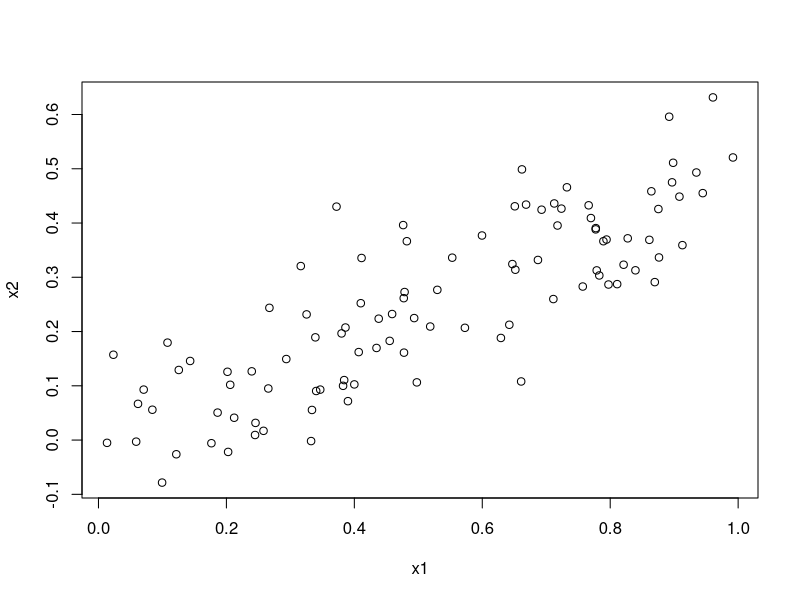
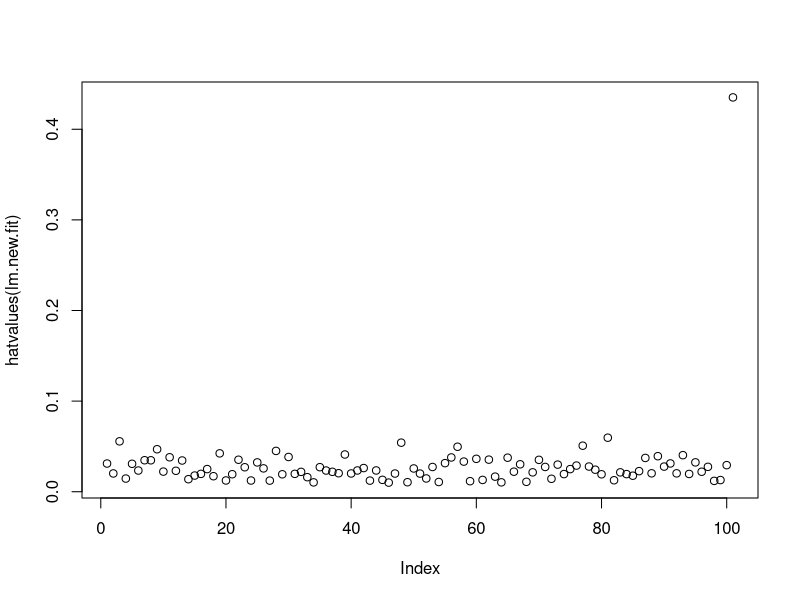
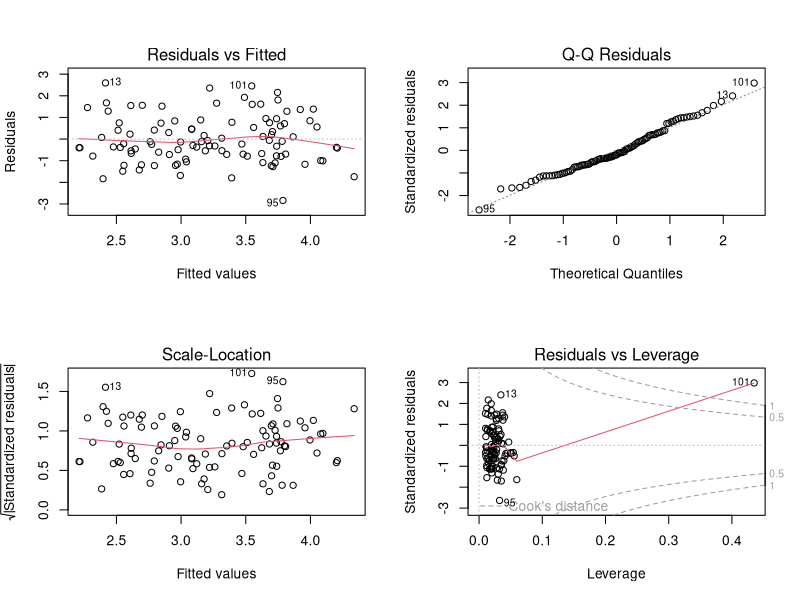

The R source for these figures, in order:
## ---- chunk 1
knitr::opts_chunk$set(echo = TRUE)
## ---- chunk 2
set.seed(0) # Setting the random seed
## ---- chunk 3
x1 = runif(100)
## ---- chunk 4
x2 = 0.5*x1 + rnorm(100)/10
## ---- chunk 5
y = 2 + 2*x1 + 0.3*x2 + rnorm(100)
## ---- chunk 6
plot(x1, x2)
## ---- chunk 7
cor(x1, x2) # 0.8324
## ---- chunk 8
lm.fit = lm(y~x1+x2)
## ---- chunk 9
summary(lm.fit)
## ---- chunk 10
library(car)
vif(lm.fit)
## ---- chunk 11
lm.x1 = lm(y~x1)
## ---- chunk 12
summary(lm.x1)
## ---- chunk 13
lm.x2 = lm(y~x2)
## ---- chunk 14
summary(lm.x2)
## ---- chunk 15
x1 = c(x1, 0.1)
x2 = c(x2, 0.8)
y = c(y, 6)
## ---- chunk 16
lm.new.fit = lm(y~x1+x2)
summary(lm.new.fit)
## ---- chunk 17
lm.new.x1 = lm(y~x1)
## ---- chunk 18
summary(lm.new.x1)
## ---- chunk 19
lm.new.x2 = lm(y~x2)
## ---- chunk 20
summary(lm.new.x2)
## ---- chunk 21
plot(hatvalues(lm.new.fit))
## ---- chunk 22
par(mfrow = c(2,2)) # 4 plots in same picture
plot(lm.new.fit)
